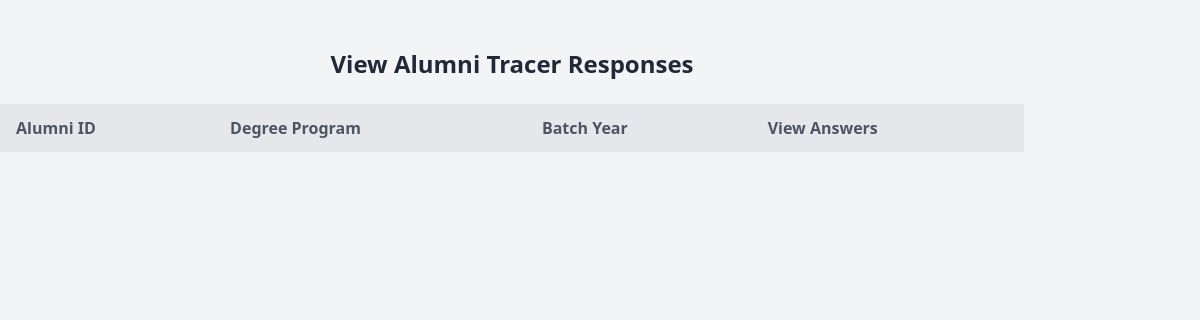
The app's page /admins/view_tracer_page.php, older data.
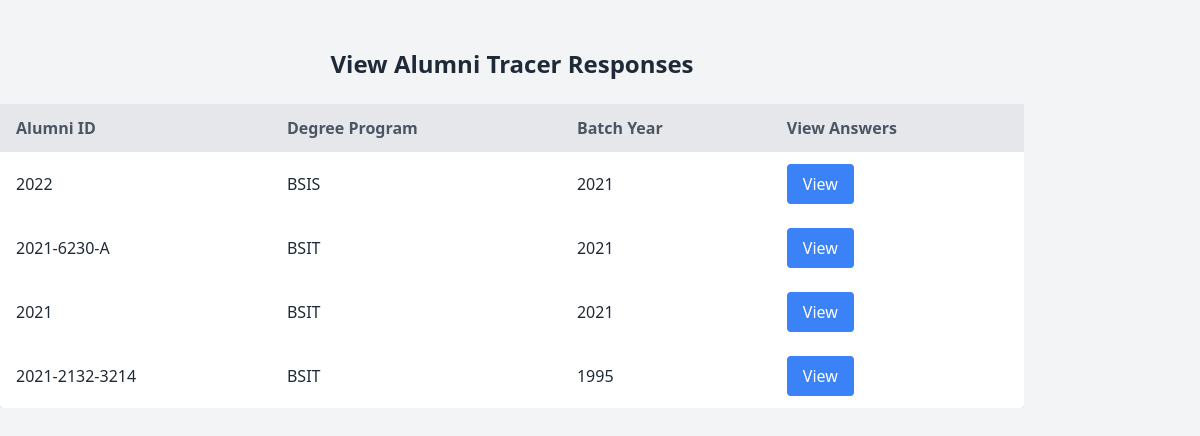
The same page, newer data.
### tables this page shows
CREATE TABLE `alumni_responses` (
  `id` int(11) NOT NULL,
  `id_number` varchar(255) NOT NULL,
  `degree_program` varchar(100) NOT NULL,
  `batch` varchar(50) NOT NULL,
  `responses` longtext NOT NULL CHECK (json_valid(`responses`)),
  `submitted_at` timestamp NOT NULL DEFAULT current_timestamp()
);

### admins/view_tracer_page.php (the view, shortened to what this page needs)
<?php
include '../database.php';
$result = $conn->query("SELECT * FROM alumni_responses");
?>
<!DOCTYPE html>
<html lang="en">
<head>
    <script src="https://cdn.tailwindcss.com"></script>
</head>
<body class="bg-gray-100 text-gray-800">
    <div class="container">
        <h1 class="text-2xl font-bold mb-6 text-center">View Alumni Tracer Responses</h1>
        <div class="overflow-x-auto w-full max-w-6xl">
            <table class="min-w-full bg-white rounded shadow">
                <thead class="bg-gray-200 text-gray-600">
                    <tr>
                        <th class="py-3 px-4 text-left">Alumni ID</th>
                        <th class="py-3 px-4 text-left">Degree Program</th>
                        <th class="py-3 px-4 text-left">Batch Year</th>
                        <th class="py-3 px-4 text-left">View Answers</th>
                    </tr>
                </thead>
                <tbody>
                    <?php while ($row = $result->fetch_assoc()) : ?>
                        <tr>
                            <td class="py-3 px-4"><?= htmlspecialchars($row['id_number']) ?></td>
                            <td class="py-3 px-4"><?= htmlspecialchars($row['degree_program']) ?></td>
                            <td class="py-3 px-4"><?= htmlspecialchars($row['batch']) ?></td>
                            <td class="py-3 px-4">
                                <button onclick="viewAnswers(<?= $row['id'] ?>)" class="bg-blue-500 text-white px-4 py-2 rounded">View</button>
                            </td>
                        </tr>
                    <?php endwhile; ?>
                </tbody>
            </table>
        </div>
    </div>
</body>
</html>

Row changes from the older to the newer data that the page shows:
added alumni_responses: id_number "2022", degree_program "BSIS", batch "2021"
added alumni_responses: id_number "2021-6230-A", degree_program "BSIT", batch "2021"
added alumni_responses: id_number "2021", degree_program "BSIT", batch "2021"
added alumni_responses: id_number "2021-2132-3214", degree_program "BSIT", batch "1995"
